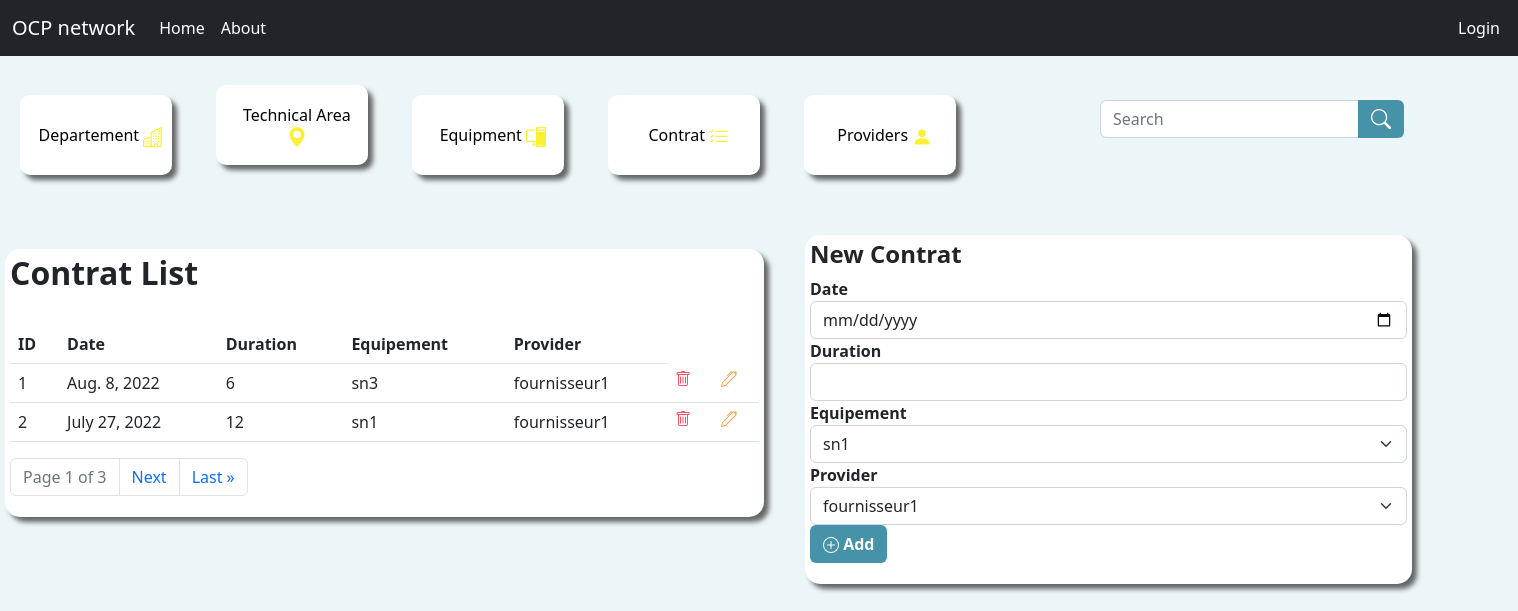
Page /myapp/contratview/ on the committed database.
### myapp/models.py (models this page shows)
class Contrat(models.Model):
    date = models.DateField(auto_now_add=True)
    durre = models.CharField(max_length=255)
    equipement = models.ForeignKey(Equipement, null=True, on_delete= models.SET_NULL)
    fournisseur = models.ForeignKey(Fournisseur, null=True, on_delete= models.SET_NULL)

class Equipement(models.Model):
    sn = models.CharField(max_length=255)
    marque = models.CharField(max_length=255)
    ip = models.CharField(max_length=255)
    ismaintenu = models.BooleanField(default=False)
    issupporte = models.BooleanField(default=False)
    type = models.CharField(max_length=255)
    local = models.ForeignKey(Local, null=True, on_delete= models.SET_NULL)
    def __str__(self):
        return self.sn

class Fournisseur(models.Model):
    nameF = models.CharField(max_length=255)
    def __str__(self):
        return self.nameF

### myapp/views.py (the view)
# urls.py: path('contratview/', views.contratview, name='contratview'),
def contratview(request):
  mycs= Contrat.objects.all().values()
  myeqs= Equipement.objects.all().values()
  mypros = Fournisseur.objects.all().values()
  p = Paginator(Contrat.objects.all(),2)
  page = request.GET.get('page')
  cs = p.get_page(page)
  template = loader.get_template('contratview.html')
  context = {
    'cs': cs,
    'mycs': mycs,
    'myeqs': myeqs,
    'mypros': mypros,
  }
  return HttpResponse(template.render(context, request))

### myapp/templates/contratview.html (shortened to what this page needs)
<html>
    <head>
<link href="https://cdn.jsdelivr.net/npm/bootstrap@5.2.0/dist/css/bootstrap.min.css" rel="stylesheet">
    </head>
<body style="background-color: #ECF6F9 ;">
  <nav class="navbar navbar-expand-lg bg-dark">
    <div class="container-fluid">
      <a class="navbar-brand" style="color: white;" href="/admin">OCP network</a>
      <div class="collapse navbar-collapse" id="navbarSupportedContent">
        <ul class="navbar-nav me-auto mb-2 mb-lg-0">
          <li class="nav-item">
            <a class="nav-link active" aria-current="page" style="color: white;" href="/myapp/">Home</a>
          </li>
          <li class="nav-item">
            <a class="nav-link" style="color: white;" href="#">About</a>
          </li>
          {% if user.is_authenticated %}
          <li class="nav-item">
            <a class="nav-link " style=" color: white; left: 1450px; position: absolute;" href="{% url 'logout' %}">Logout</a>
          </li>
          {% else %}
          <li class="nav-item">
            <a class="nav-link " style=" color: white; left: 1450px; position: absolute;" href="{% url 'login' %}">Login</a>
          </li>
          {% endif %}
        </ul>
      </div>
    </div>
  </nav>
<br>
<button onclick="window.location='/myapp/departementview';" class="littlebtn">Departement     </button>
<button onclick="window.location='/myapp/areaview';" class="littlebtn">Technical Area     <svg xmlns="http://www.w3.org/2000/svg" width="20" height="20" fill="#FCF033" class="bi bi-geo-alt-fill" viewBox="0 0 16 16">
  <path d="M8 16s6-5.686 6-10A6 6 0 0 0 2 6c0 4.314 6 10 6 10zm0-7a3 3 0 1 1 0-6 3 3 0 0 1 0 6z"/>
</svg></button>
<button onclick="window.location='/myapp/equipmentview';" class="littlebtn">Equipment     </button>
<button  onclick="window.location='/myapp/contratview';"  class="littlebtn">Contrat    </button>
<button onclick="window.location='/myapp/providerview';"  class="littlebtn">Providers   <svg xmlns="http://www.w3.org/2000/svg" width="20" height="20" fill="#FCF033" class="bi bi-person-fill" viewBox="0 0 16 16">
  <path d="M3 14s-1 0-1-1 1-4 6-4 6 3 6 4-1 1-1 1H3zm5-6a3 3 0 1 0 0-6 3 3 0 0 0 0 6z"/>
</svg></button>  <form >
<div  class="input-group mb-3 search" >
  <input  class="form-control" type="search" placeholder="Search" aria-label="Search">
  <button class="btn" style="background-color: #4692A8 ; color: white;"  type="submit"></button></div>
</form>
<br><br>
<div class="cont">
<h2><b>Contrat List</b></h2>
<br>
<table class="table caption-top" style="border-radius: 10px;">
    <tr  >
        <td><b>ID</b></td>
        <td><b>Date</b></td>
        <td><b>Duration</b></td>
        <td><b>Equipement</b></td>
        <td><b>Provider</b></td>
    </tr>
{% for x in cs %}
<tr>
<td>{{ x.id }}</td>
<td>{{ x.date }}</td>
<td>{{ x.durre }}</td>
<td>{{ x.equipement }}</td>
<td>{{ x.fournisseur }}</td>
<td><a href="deletec/{{ x.id }}"></a></td>
  <td><a href="updatec/{{ x.id }}"></a></td>
</tr>
{% endfor %}
</table>
<nav aria-label="Page navigation example">
  <ul class="pagination">
<li class="page-item disabled"><a class="page-link" >Page {{ cs.number }} of {{ cs.paginator.num_pages }}</a></li>
  {% if cs.has_next %}
  <li class="page-item"><a class="page-link" href="?page={{ cs.next_page_number }}"> Next </a></li>
  <li class="page-item"><a class="page-link" href="?page={{ cs.paginator.num_pages }}">Last  &raquo </a></li>
{% endif %}
</ul>
</nav>
</div>
<div class="cont sec">
  <form action="addrecordc/" method="post">
    <h4><b>New Contrat</b></h4>
    <div class="mb-3">
    <label><b>Date</b></label>
    <input type="date" class="form-control" name="date">
    <label><b>Duration</b></label>
    <input type="text" class="form-control" name="durre">
    <label><b>Equipement</b></label>
    <select name="equipement" class="form-select" aria-label="Default select example">
      {% for x in myeqs %}
      <option >{{ x.sn }}</option>
      {% endfor %}
    </select>
    <label><b>Provider</b></label>
    <select name="provider" class="form-select" aria-label="Default select example">
      {% for x in mypros %}
      <option >{{ x.nameF }}</option>
      {% endfor %}
    </select>
    <button onclick="window.location='addc';" class="btn" style="background-color: #4692A8 ; color: white;" type="submit"><b>  Add</b></button></div>
</form>
</div>
</body>
</html>

### myapp/templates/contratview.html (style rules this page uses)
.cont { background-color: white; margin: 5px 5px 5px 5px; padding: 5px 5px 5px 5px; border-radius: 15px; width: 50%; box-shadow: 5px 5px 5px #646666 ; }
.caption-top { border-radius: 10px; }
.littlebtn { background-color: white; margin: 5px 20px 5px 20px; padding: 5px 5px 5px 15px; border-radius: 10px; border-color: white; border: 0; width: 10%; height: 10%; font-weight: 500; box-shadow: 5px 5px 5px #646666 ; }
.search { position: absolute; width: 20%; left: 1100px; top: 100px; }
.sec { position: absolute; left: 800px; top: 230px; width: 40%; }

### rows in the picture
Contrat: id "1", date "Aug. 8, 2022", durre "6", equipement "sn3", fournisseur "fournisseur1"
Contrat: id "2", date "July 27, 2022", durre "12", equipement "sn1", fournisseur "fournisseur1"

### other values in the picture
{{ cs.number }} "1"
{{ cs.paginator.num_pages }} "3"
form field equipement "sn1"
form field provider "fournisseur1"
